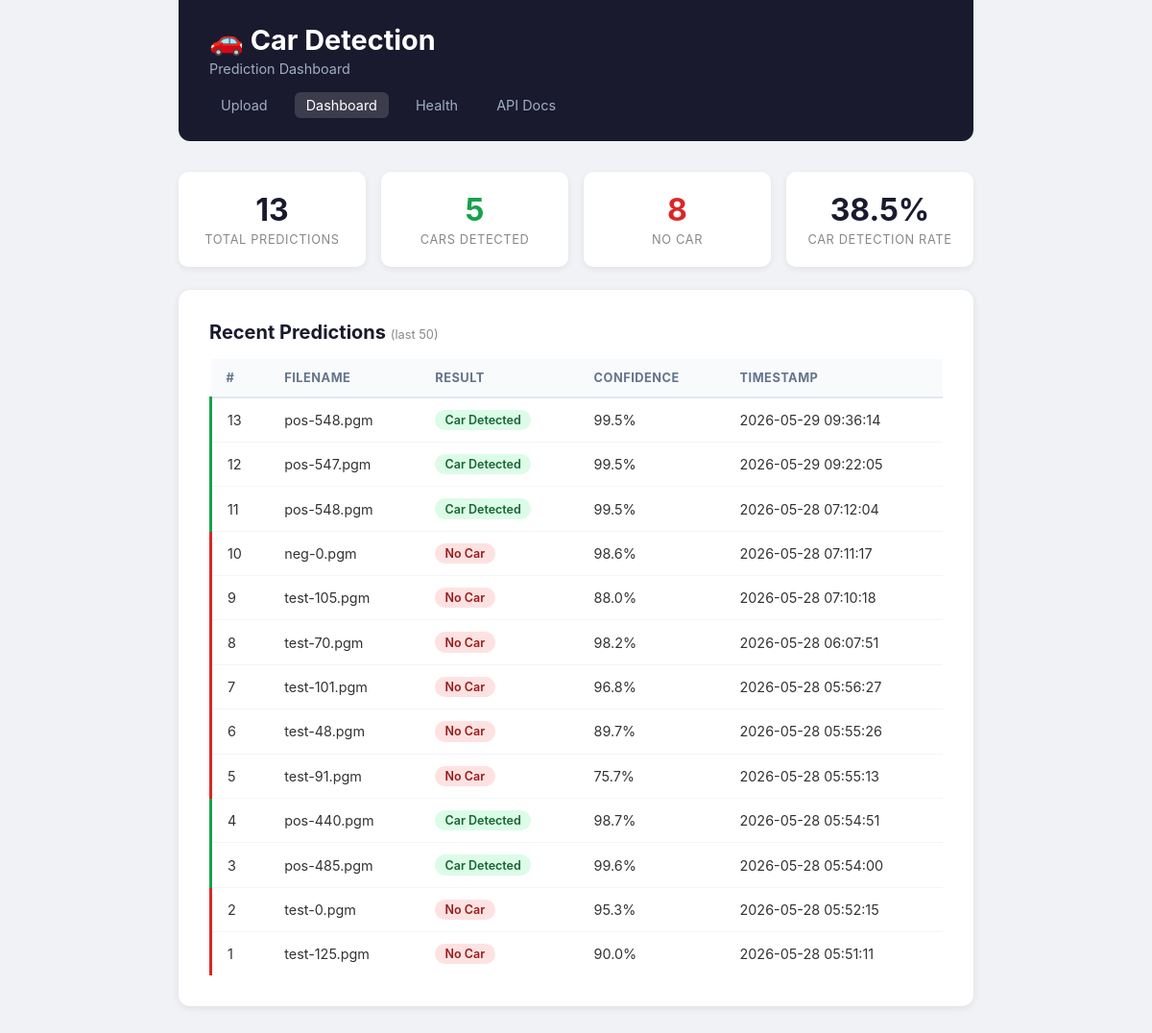
/dashboard, run on the app's committed database.
### app/db.py (models this page shows, shortened)
class Prediction(Base):
    __tablename__ = "predictions"
    id         = Column(Integer, primary_key=True, index=True)
    filename   = Column(String,  nullable=False)
    result     = Column(String,  nullable=False)    # "Car Detected" | "No Car"
    confidence = Column(Float,   default=0.0)       # percentage 0–100
    timestamp  = Column(DateTime, default=datetime.datetime.utcnow)

### app/main.py (the view)
@app.get("/dashboard", response_class=HTMLResponse)
async def dashboard(request: Request, db: Session = Depends(get_db)):
    predictions = (
        db.query(Prediction)
        .order_by(Prediction.timestamp.desc())
        .limit(50)
        .all()
    )
    total    = db.query(Prediction).count()
    cars     = db.query(Prediction).filter(Prediction.result == "Car Detected").count()
    non_cars = total - cars
    return templates.TemplateResponse("dashboard.html", {
        "request"     : request,
        "predictions" : predictions,
        "total"       : total,
        "cars"        : cars,
        "non_cars"    : non_cars
    })

### app/templates/dashboard.html (shortened to what this page needs)
<!DOCTYPE html>
<html lang="en">
<head>
  <link rel="stylesheet" href="{{ url_for('static', path='style.css') }}"/>
</head>
<body>
  <div class="container">
    <header>
      <h1>🚗 Car Detection</h1>
      <p class="subtitle">Prediction Dashboard</p>
      <nav>
        <a href="/">Upload</a>
        <a href="/dashboard" class="active">Dashboard</a>
        <a href="/health">Health</a>
        <a href="/docs" target="_blank">API Docs</a>
      </nav>
    </header>
    <main>
      <div class="stats-grid">
        <div class="stat-box">
          <span class="stat-num">{{ total }}</span>
          <span class="stat-lbl">Total Predictions</span>
        </div>
        <div class="stat-box car">
          <span class="stat-num">{{ cars }}</span>
          <span class="stat-lbl">Cars Detected</span>
        </div>
        <div class="stat-box nocar">
          <span class="stat-num">{{ non_cars }}</span>
          <span class="stat-lbl">No Car</span>
        </div>
        <div class="stat-box">
          <span class="stat-num">
            {% if total > 0 %}
              {{ "%.1f"|format(cars / total * 100) }}%
            {% else %}
              —
            {% endif %}
          </span>
          <span class="stat-lbl">Car Detection Rate</span>
        </div>
      </div>
      <div class="card">
        <h2>Recent Predictions <small>(last 50)</small></h2>
        {% if predictions %}
        <div class="table-wrap">
          <table>
            <thead>
              <tr>
                <th>#</th>
                <th>Filename</th>
                <th>Result</th>
                <th>Confidence</th>
                <th>Timestamp</th>
              </tr>
            </thead>
            <tbody>
              {% for p in predictions %}
              <tr class="{{ 'row-car' if p.result == 'Car Detected' else 'row-nocar' }}">
                <td>{{ p.id }}</td>
                <td>{{ p.filename }}</td>
                <td>
                  <span class="badge {{ 'badge-car' if p.result == 'Car Detected' else 'badge-nocar' }}">
                    {{ p.result }}
                  </span>
                </td>
                <td>{{ "%.1f"|format(p.confidence) }}%</td>
                <td>{{ p.timestamp.strftime('%Y-%m-%d %H:%M:%S') if p.timestamp else '—' }}</td>
              </tr>
              {% endfor %}
            </tbody>
          </table>
        </div>
        {% else %}
        <p class="empty-msg">No predictions yet. <a href="/">Upload an image</a> to get started.</p>
        {% endif %}
      </div>
    </main>
  </div>
</body>
</html>

### app/static/style.css (style rules this page uses)
*, *::before, *::after { box-sizing: border-box; margin: 0; padding: 0; }
body { font-family: -apple-system, BlinkMacSystemFont, "Segoe UI", Roboto, sans-serif; background: #f0f2f5; color: #333; min-height: 100vh; }
.container { max-width: 860px; margin: 0 auto; padding: 0 1rem 3rem; }
header { background: #1a1a2e; color: #fff; padding: 1.5rem 2rem; margin-bottom: 2rem; border-radius: 0 0 12px 12px; }
header h1 { font-size: 1.8rem; font-weight: 700; }
header .subtitle { color: #a0aec0; font-size: 0.9rem; margin-top: 0.25rem; }
nav { margin-top: 1rem; display: flex; gap: 1rem; flex-wrap: wrap; }
nav a { color: #a0aec0; text-decoration: none; font-size: 0.9rem; padding: 0.3rem 0.75rem; border-radius: 6px; transition: all 0.2s; }
nav a:hover, nav a.active { color: #fff; background: rgba(255,255,255,0.15); }
.card { background: #fff; border-radius: 12px; padding: 2rem; margin-bottom: 1.5rem; box-shadow: 0 2px 8px rgba(0,0,0,0.08); }
.card h2 { font-size: 1.25rem; margin-bottom: 1rem; color: #1a1a2e; }
.stats-grid { display: grid; grid-template-columns: repeat(auto-fit, minmax(160px, 1fr)); gap: 1rem; margin-bottom: 1.5rem; }
.stat-box { background: #fff; border-radius: 10px; padding: 1.25rem; text-align: center; box-shadow: 0 2px 6px rgba(0,0,0,0.07); }
.stat-box .stat-num { display: block; font-size: 2rem; font-weight: 700; color: #1a1a2e; }
.stat-box .stat-lbl { font-size: 0.8rem; color: #888; text-transform: uppercase; letter-spacing: 0.05em; }
.stat-box.car .stat-num { color: #16a34a; }
.stat-box.nocar .stat-num { color: #dc2626; }
.table-wrap { overflow-x: auto; }
table { width: 100%; border-collapse: collapse; font-size: 0.9rem; }
th { background: #f8fafc; text-align: left; padding: 0.75rem 1rem; font-size: 0.8rem; color: #64748b; text-transform: uppercase; letter-spacing: 0.04em; border-bottom: 2px solid #e2e8f0; }
td { padding: 0.75rem 1rem; border-bottom: 1px solid #f1f5f9; }
tr:last-child td { border-bottom: none; }
.row-car td:first-child { border-left: 3px solid #16a34a; }
.row-nocar td:first-child { border-left: 3px solid #dc2626; }
.badge { display: inline-block; padding: 0.2rem 0.65rem; border-radius: 999px; font-size: 0.78rem; font-weight: 600; }
.badge-car { background: #dcfce7; color: #166534; }
.badge-nocar { background: #fee2e2; color: #991b1b; }
small { color: #888; font-size: 0.8rem; font-weight: 400; }

### data on the page
Prediction: id "13", filename "pos-548.pgm", result "Car Detected", confidence "99.5", timestamp "2026-05-29 09:36:14"
Prediction: id "12", filename "pos-547.pgm", result "Car Detected", confidence "99.5", timestamp "2026-05-29 09:22:05"
Prediction: id "11", filename "pos-548.pgm", result "Car Detected", confidence "99.5", timestamp "2026-05-28 07:12:04"
Prediction: id "10", filename "neg-0.pgm", result "No Car", confidence "98.6", timestamp "2026-05-28 07:11:17"
Prediction: id "9", filename "test-105.pgm", result "No Car", confidence "88.0", timestamp "2026-05-28 07:10:18"
Prediction: id "8", filename "test-70.pgm", result "No Car", confidence "98.2", timestamp "2026-05-28 06:07:51"
Prediction: id "7", filename "test-101.pgm", result "No Car", confidence "96.8", timestamp "2026-05-28 05:56:27"
Prediction: id "6", filename "test-48.pgm", result "No Car", confidence "89.7", timestamp "2026-05-28 05:55:26"
Prediction: id "5", filename "test-91.pgm", result "No Car", confidence "75.7", timestamp "2026-05-28 05:55:13"
Prediction: id "4", filename "pos-440.pgm", result "Car Detected", confidence "98.7", timestamp "2026-05-28 05:54:51"
Prediction: id "3", filename "pos-485.pgm", result "Car Detected", confidence "99.6", timestamp "2026-05-28 05:54:00"
Prediction: id "2", filename "test-0.pgm", result "No Car", confidence "95.3", timestamp "2026-05-28 05:52:15"
Prediction: id "1", filename "test-125.pgm", result "No Car", confidence "90.0", timestamp "2026-05-28 05:51:11"

### other printed values
{{ total }} "13"
{{ cars }} "5"
{{ non_cars }} "8"
{{ "%.1f"|format(cars / total * 100) }} "38.5"
